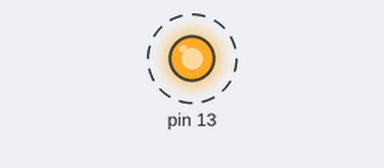
This program was run on a simulated Arduino Uno, built with avr-gcc and run on an emulated ATmega328P. Shown: output pins drawn as LEDs (lit = HIGH). Dashed ring = blinking. What the program prints to the serial monitor is not drawn.

Above: at 0.45 s.
Timing chart, 0 to 3.0 s (numbered marks = the images above):
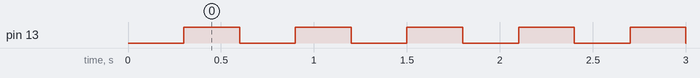

Measured:
- by itself, pin 13: alternates HIGH for 0.30 s and LOW for 0.30 s

The program:

main.cpp
```cpp
#include <Arduino.h>

// Uno: built-in LED on pin 13. ESP32 DevKit: often pin 2; check your board.
#ifndef LED_PIN
#define LED_PIN 13
#endif
const unsigned long BLINK_INTERVAL_MS = 300;
unsigned long previousChange = 0;
bool ledOn = false;

void setup() {
    pinMode(LED_PIN, OUTPUT);
    digitalWrite(LED_PIN, LOW);
    Serial.begin(9600);
    Serial.println("Week 12: PlatformIO + GitHub");
    Serial.print("Blink interval (ms): ");
    Serial.println(BLINK_INTERVAL_MS);
}

void loop() {
    const unsigned long now = millis();
    if (now - previousChange >= BLINK_INTERVAL_MS) {
        previousChange = now;
        ledOn = !ledOn;
        digitalWrite(LED_PIN, ledOn ? HIGH : LOW);
        Serial.println(ledOn ? "LED ON" : "LED OFF");
    }
}
```
